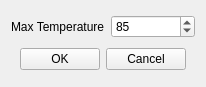
<?xml version="1.0" encoding="UTF-8"?>
<ui version="4.0">
 <class>configureMaxTemperatureDialog</class>
 <widget class="QWidget" name="configureMaxTemperatureDialog">
  <property name="geometry">
   <rect>
    <x>0</x>
    <y>0</y>
    <width>206</width>
    <height>87</height>
   </rect>
  </property>
  <property name="windowTitle">
   <string>Configure Max Temperature</string>
  </property>
  <layout class="QGridLayout">
   <item row="0" column="0">
    <widget class="QLabel" name="label">
     <property name="text">
      <string>Max Temperature</string>
     </property>
    </widget>
   </item>
   <item row="0" column="1">
    <widget class="QSpinBox" name="maxTemperatureEdit">
     <property name="minimum">
      <number>50</number>
     </property>
     <property name="maximum">
      <number>100</number>
     </property>
     <property name="value">
      <number>85</number>
     </property>
    </widget>
   </item>
   <item row="1" column="0" colspan="2">
    <layout class="QHBoxLayout" stretch="1,0,0,1">
     <item>
      <spacer>
       <property name="orientation">
        <enum>Qt::Horizontal</enum>
       </property>
       <property name="sizeHint" stdset="0">
        <size>
         <width>0</width>
         <height>0</height>
        </size>
       </property>
      </spacer>
     </item>
     <item>
      <widget class="QPushButton" name="okButton">
       <property name="text">
        <string>OK</string>
       </property>
      </widget>
     </item>
     <item>
      <widget class="QPushButton" name="cancelButton">
       <property name="text">
        <string>Cancel</string>
       </property>
      </widget>
     </item>
     <item>
      <spacer>
       <property name="orientation">
        <enum>Qt::Horizontal</enum>
       </property>
       <property name="sizeHint" stdset="0">
        <size>
         <width>0</width>
         <height>0</height>
        </size>
       </property>
      </spacer>
     </item>
    </layout>
   </item>
  </layout>
 </widget>
 <resources/>
 <connections/>
</ui>
